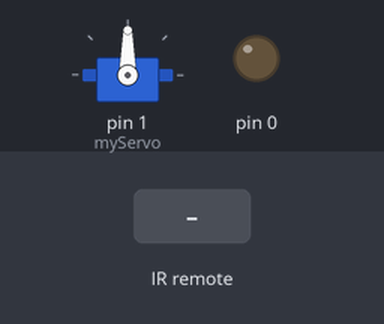
This sketch was run on a simulated Arduino Uno, built with avr-gcc and run on an emulated ATmega328P. On the bench: servo, output pins drawn as LEDs (lit = HIGH). The test bench sets the inputs (shaded band).

Above: at 1.2 s.
1.3 s: infrared code 0x1 received
At 1.7 s:
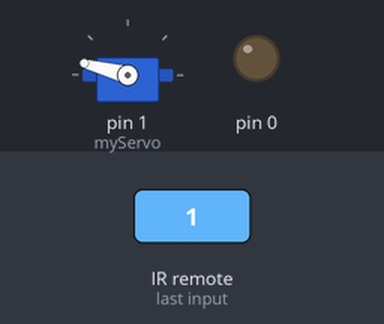
2.8 s: infrared code 0x2 received
At 4.0 s:
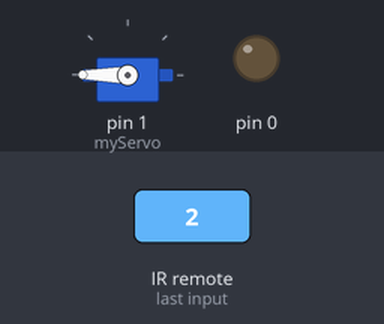
Timing chart, 0 to 5.8 s (numbered marks = the images above; inputs shaded):
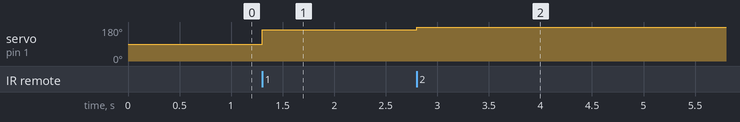

The sketch:

temp_2.ino
```cpp
#include <IRremote.hpp>

#define DECODE_DENON
#define DECODE_JVC
#define DECODE_KASEIKYO
#define DECODE_PANASONIC
#define DECODE_LG
#define DECODE_NEC
#define DECODE_SAMSUNG
#define DECODE_SONY
#define DECODE_RC5
#define DECODE_RC6
#define DECODE_BOSEWAVE
#define DECODE_LEGO_PF
#define DECODE_MAGIQUEST
#define DECODE_WHYNTER
#define DECODE_FAST
#define DECODE_DISTANCE_WIDTH
#define DECODE_HASH
#define DECODE_BEO
#define DEBUG
#define RAW_BUFFER_LENGTH 750

#include <IRremote.hpp>
#include <Servo.h>

#define IR_RECEIVE 7

Servo myServo;

void setup() {
  // Serial.begin(9600);
  // Serial.println(F("START " __FILE__ " from " __DATE__ "\r\nUsing library version " VERSION_IRREMOTE));
  IrReceiver.begin(IR_RECEIVE, ENABLE_LED_FEEDBACK);
  // Serial.print(F("Ready to receive IR signals of protocols: "));
  // printActiveIRProtocols(&Serial);
  // Serial.print(F("at pin "));
  // Serial.println(IR_RECEIVE);

  pinMode(0, OUTPUT);
  pinMode(1, OUTPUT);
  myServo.attach(1);
}

void loop() {
  if (IrReceiver.decode()) {
    if (IrReceiver.decodedIRData.protocol == UNKNOWN) {
      // Serial.println(F("Received noise or an unknown (or not yet enabled) protocol"));
      // IrReceiver.printIRResultRawFormatted(&Serial, true);
      IrReceiver.resume();
    } else {
      IrReceiver.resume();
      // IrReceiver.printIRResultShort(&Serial);
      // IrReceiver.printIRSendUsage(&Serial);
    }
    if (IrReceiver.decodedIRData.flags & IRDATA_FLAGS_IS_REPEAT) {
      // Serial.println(F("Repeat received. Here you can repeat the same action as before."));
    } else {
      if (IrReceiver.decodedIRData.command == 0x1) {
        // Serial.println("open");
        myServo.write(165);
      }
      else if (IrReceiver.decodedIRData.command == 0x2) {
        // Serial.println("close");
        myServo.write(180);
      }
      else if (IrReceiver.decodedIRData.command == 0x2) {
        // Serial.println("close");
        tone(0, 1000);
        delay(1000);
        noTone(0);
      }
    }
  }
}
```

Measured:
- after the input at 1.3 s, servo on pin 1 (myServo): 90° → 165° at once
- after the input at 2.8 s, servo on pin 1 (myServo): 165° → 180° at once
